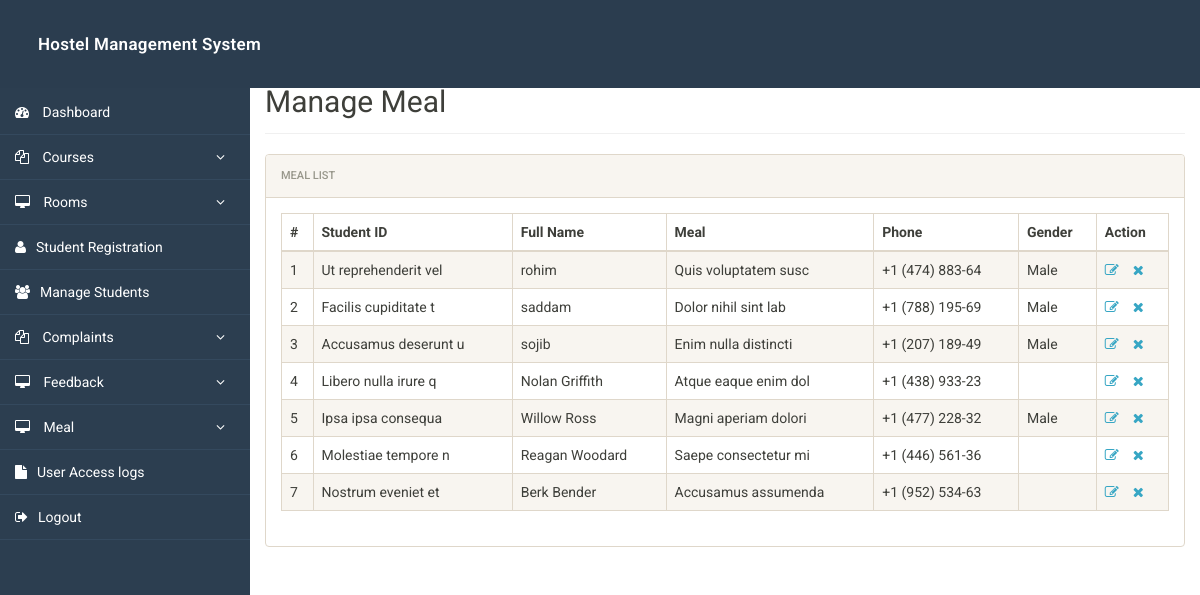
The app's page /admin/manage-mill.php (signed in), older data.
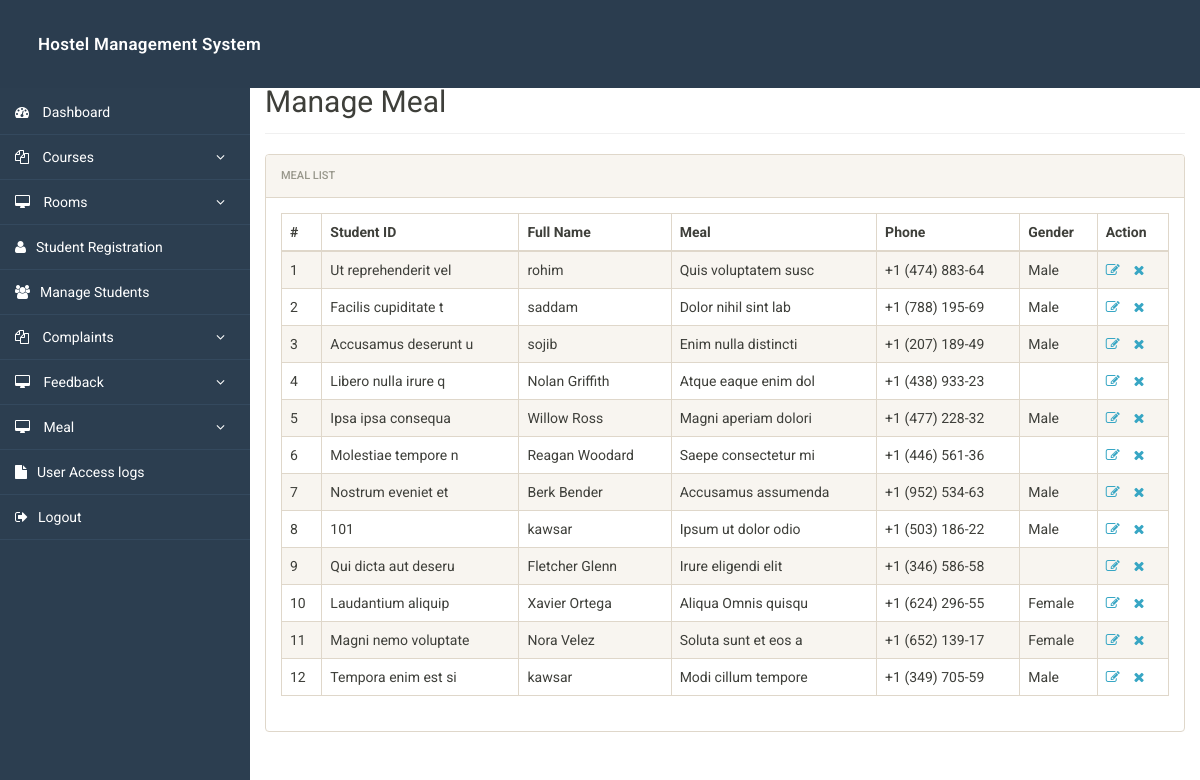
The same page, newer data.
### tables this page shows
CREATE TABLE `mill` (
  `id` int(11) NOT NULL,
  `studentId` varchar(20) NOT NULL,
  `fullName` varchar(100) NOT NULL,
  `mill` varchar(50) NOT NULL,
  `phone` varchar(15) NOT NULL,
  `gender` enum('Male','Female','Other') NOT NULL
);

### admin/manage-mill.php (the view, shortened to what this page needs)
<?php
include('includes/config.php');
?>
<!doctype html>
<html lang="en" class="no-js">
<head>
	<link rel="stylesheet" href="css/bootstrap.min.css">
	<link rel="stylesheet" href="css/font-awesome.min.css">
	<link rel="stylesheet" href="css/dataTables.bootstrap.min.css">
	<link rel="stylesheet" href="css/bootstrap-social.css">
	<link rel="stylesheet" href="css/bootstrap-select.css">
	<link rel="stylesheet" href="css/fileinput.min.css">
	<link rel="stylesheet" href="css/awesome-bootstrap-checkbox.css">
	<link rel="stylesheet" href="css/style.css">
</head>
<body>
	<?php include('includes/header.php'); ?>
	<div class="ts-main-content">
		<?php include('includes/sidebar.php'); ?>
		<div class="content-wrapper">
			<div class="container-fluid">
				<h2 class="page-title">Manage Meal</h2>
				<div class="panel panel-default">
					<div class="panel-heading">Meal List</div>
					<div class="panel-body">
						<table id="zctb" class="display table table-striped table-bordered table-hover">
							<thead>
								<tr>
									<th>#</th>
									<th>Student ID</th>
									<th>Full Name</th>
									<th>Meal</th>
									<th>Phone</th>
									<th>Gender</th>
									<th>Action</th>
								</tr>
							</thead>
							<tbody>
								<?php
								$ret = "SELECT id, studentId, fullName, mill, phone, gender FROM mill";
								$stmt = $mysqli->prepare($ret);
								$stmt->execute();
								$res = $stmt->get_result();
								$cnt = 1;
								if ($res->num_rows > 0) {
									while ($row = $res->fetch_object()) {
								?>
										<tr>
											<td><?php echo $cnt; ?></td>
											<td><?php echo htmlentities($row->studentId); ?></td>
											<td><?php echo htmlentities($row->fullName); ?></td>
											<td><?php echo htmlentities($row->mill); ?></td>
											<td><?php echo htmlentities($row->phone); ?></td>
											<td><?php echo htmlentities($row->gender); ?></td>
											<td>
												<a href="edit-mill.php?id=<?php echo $row->id; ?>">
													<i class="fa fa-edit"></i>
												</a>
												<a href="manage-mill.php?del=<?php echo $row->id; ?>"
													onclick="return confirm('Do you want to delete this record?');">
													<i class="fa fa-close"></i>
												</a>
											</td>
										</tr>
									<?php
										$cnt++;
									}
								} ?>
							</tbody>
						</table>
					</div>
				</div>
			</div>
		</div>
	</div>
</body>
</html>

### admin/includes/header.php (shortened to what this page needs)
<div class="brand clearfix">
		<a href="#" class="logo" style="font-size:16px; color:#fff;">Hostel Management System</a>
	</div>

### admin/includes/sidebar.php (shortened to what this page needs)
<nav class="ts-sidebar">
			<ul class="ts-sidebar-menu">
				<li><a href="dashboard.php"><i class="fa fa-dashboard" style="color: #fff;"></i> Dashboard</a></li>
					<li><a href="#"><i class="fa fa-files-o" style="color: #fff;"></i> Courses</a>
				</li>
					<li><a href="#"><i class="fa fa-desktop" style="color: #fff;"></i> Rooms</a>
				</li>
				<li><a href="registration.php"><i class="fa fa-user" style="color: #fff;"></i>Student Registration</a></li>
				<li><a href="manage-students.php"><i class="fa fa-users" style="color: #fff;"></i>Manage Students</a></li>
						<li><a href="#"><i class="fa fa-files-o" style="color: #fff;"></i> Complaints</a>
				</li>
				<li><a href="#"><i class="fa fa-desktop" style="color: #fff;"></i> Feedback</a>
				</li>
				<li><a href="#"><i class="fa fa-desktop" style="color: #fff;"></i> Meal</a>
				</li>
				<li><a href="access-log.php"><i class="fa fa-file" style="color: #fff;"></i>User Access logs</a></li>
				<li><a href="logout.php"><i class="fa fa-sign-out" style="color: #fff;"></i>Logout</a></li>
		</nav>

### admin/css/style.css (style rules this page uses)
html { font-size: 14px; }
@media only screen and (min-width: 480px) { html { font-size: 17px; } }
@media only screen and (min-width: 768px) { html { font-size: 14px; } }
body { font-size: 1em; }
a { color: #37a6c4; }
.panel { overflow: hidden; }
ul, li { margin: 0; padding: 0; list-style: none; }
.page-title { padding-bottom: 15px; margin-bottom: 20px; border-bottom: 1px solid #f0f0f0; }
.brand { background: #3e454c; position: relative; z-index: 3; position: fixed; width: 100%; top: 0; }
.brand .logo { box-sizing: border-box; padding: 20px; float: left; display: block; width: 300px; }
@media only screen and (min-width: 992px) { .brand .logo { width: 300px; } }
.ts-sidebar { background: #2c3136; max-height: 0; transition: max-height 0.3s; overflow: hidden; position: fixed; z-index: 2; width: 100%; bottom: 0; top: 80px; overflow-y: auto; }
@media only screen and (min-width: 992px) { .ts-sidebar { max-height: 100%; bottom: 0; } }
.ts-sidebar-menu a { display: block; text-decoration: none; padding: 12px 15px; color: #fff; }
.ts-sidebar-menu li { position: relative; }
.ts-sidebar-menu li i { color: #585c64; margin-right: 10px; }
.ts-main-content .content-wrapper { padding-top: 15px; margin-top: 50px !important; }
@media only screen and (min-width: 992px) { .ts-main-content .ts-sidebar { width: 250px; float: left; } }
@media only screen and (min-width: 992px) { .ts-main-content .content-wrapper { margin-left: 250px; } }

### admin/includes/header.php (style rules this page uses)
.brand { background: #2b3d4f; padding: 12px 18px; }
.brand .logo { font-size: 17px !important; font-weight: 600; letter-spacing: .3px; width: 300px; color: #fff; text-decoration: none; }

### admin/includes/sidebar.php (style rules this page uses)
.ts-sidebar { width: 250px; background: #2c3e50; min-height: 100vh; padding-top: 10px; }
.ts-sidebar-menu { list-style: none; margin: 0; padding: 0; }
.ts-sidebar-menu li { position: relative; }
.ts-sidebar-menu > li > a { display: block; padding: 12px 15px; color: #fff; text-decoration: none; border-bottom: 1px solid #34495e; }

Row changes from the older to the newer data that the page shows:
changed mill "Nostrum eveniet et": gender (not shown) → "Male"
added mill: studentId "101", fullName "kawsar", mill "Ipsum ut dolor odio", phone "+1 (503) 186-22", gender "Male"
added mill: studentId "Qui dicta aut deseru", fullName "Fletcher Glenn", mill "Irure eligendi elit", phone "+1 (346) 586-58"
added mill: studentId "Laudantium aliquip", fullName "Xavier Ortega", mill "Aliqua Omnis quisqu", phone "+1 (624) 296-55", gender "Female"
added mill: studentId "Magni nemo voluptate", fullName "Nora Velez", mill "Soluta sunt et eos a", phone "+1 (652) 139-17", gender "Female"
added mill: studentId "Tempora enim est si", fullName "kawsar", mill "Modi cillum tempore", phone "+1 (349) 705-59", gender "Male"
